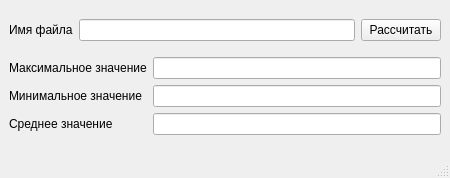
<?xml version="1.0" encoding="UTF-8"?>
<ui version="4.0">
 <class>MainWindow</class>
 <widget class="QMainWindow" name="MainWindow">
  <property name="geometry">
   <rect>
    <x>0</x>
    <y>0</y>
    <width>450</width>
    <height>178</height>
   </rect>
  </property>
  <property name="windowTitle">
   <string>MainWindow</string>
  </property>
  <widget class="QWidget" name="centralwidget">
   <layout class="QVBoxLayout" name="verticalLayout">
    <item>
     <layout class="QHBoxLayout" name="horizontalLayout">
      <item>
       <widget class="QLabel" name="label">
        <property name="font">
         <font>
          <pointsize>9</pointsize>
         </font>
        </property>
        <property name="text">
         <string>Имя файла</string>
        </property>
       </widget>
      </item>
      <item>
       <widget class="QLineEdit" name="input_file">
        <property name="font">
         <font>
          <pointsize>9</pointsize>
         </font>
        </property>
       </widget>
      </item>
      <item>
       <widget class="QPushButton" name="btn_calculate">
        <property name="font">
         <font>
          <pointsize>9</pointsize>
         </font>
        </property>
        <property name="text">
         <string>Рассчитать</string>
        </property>
       </widget>
      </item>
     </layout>
    </item>
    <item>
     <layout class="QGridLayout" name="gridLayout">
      <item row="0" column="2">
       <widget class="QLineEdit" name="output_max">
        <property name="font">
         <font>
          <pointsize>9</pointsize>
         </font>
        </property>
        <property name="readOnly">
         <bool>true</bool>
        </property>
       </widget>
      </item>
      <item row="2" column="2">
       <widget class="QLineEdit" name="output_min">
        <property name="font">
         <font>
          <pointsize>9</pointsize>
         </font>
        </property>
        <property name="readOnly">
         <bool>true</bool>
        </property>
       </widget>
      </item>
      <item row="3" column="2">
       <widget class="QLineEdit" name="output_mean">
        <property name="font">
         <font>
          <pointsize>9</pointsize>
         </font>
        </property>
        <property name="readOnly">
         <bool>true</bool>
        </property>
       </widget>
      </item>
      <item row="2" column="0">
       <widget class="QLabel" name="label_3">
        <property name="font">
         <font>
          <pointsize>9</pointsize>
         </font>
        </property>
        <property name="text">
         <string>Минимальное значение</string>
        </property>
       </widget>
      </item>
      <item row="0" column="0">
       <widget class="QLabel" name="label_2">
        <property name="font">
         <font>
          <pointsize>9</pointsize>
         </font>
        </property>
        <property name="text">
         <string>Максимальное значение</string>
        </property>
       </widget>
      </item>
      <item row="3" column="0">
       <widget class="QLabel" name="label_4">
        <property name="font">
         <font>
          <pointsize>9</pointsize>
         </font>
        </property>
        <property name="text">
         <string>Среднее значение</string>
        </property>
       </widget>
      </item>
     </layout>
    </item>
   </layout>
  </widget>
  <widget class="QMenuBar" name="menubar">
   <property name="geometry">
    <rect>
     <x>0</x>
     <y>0</y>
     <width>450</width>
     <height>21</height>
    </rect>
   </property>
  </widget>
  <widget class="QStatusBar" name="statusbar">
   <property name="font">
    <font>
     <pointsize>12</pointsize>
    </font>
   </property>
  </widget>
 </widget>
 <resources/>
 <connections/>
</ui>
